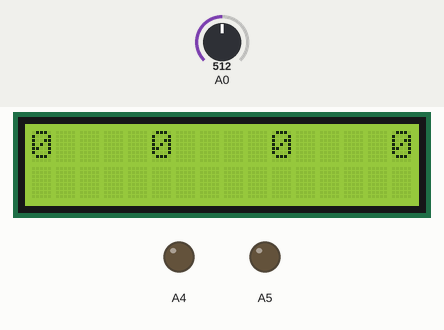
Recording of a sketch running on a simulated Arduino Uno, built with avr-gcc and run on an emulated ATmega328P. Shown: 16×2 character LCD, output pins drawn as LEDs (lit = HIGH). The test bench sets the inputs (shaded band); at power-on: A0 = 512.

Above: at 1.2 s.
1.3 s: A0 set to 190
At 3.7 s:
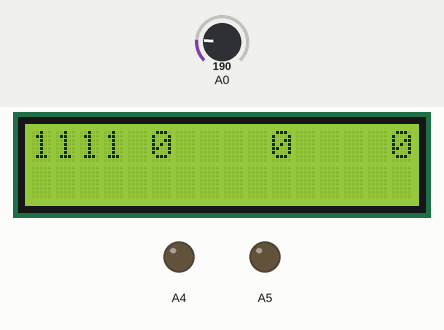
3.8 s: A0 set to 54
At 5.4 s:
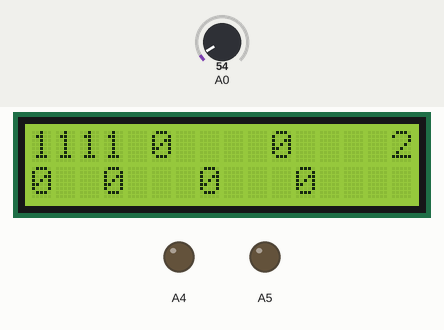
5.5 s: A0 set to 716
At 6.7 s:
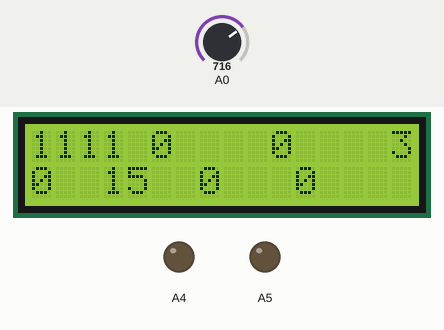
Timing chart, 0 to 8.5 s (numbered marks = the images above; inputs shaded):
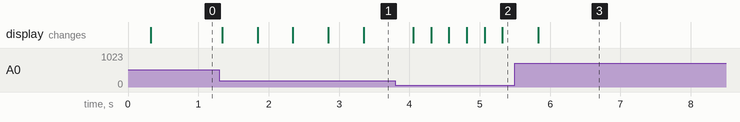

Measured:
- after the input at 1.3 s, the display: first changes at once (image 1 shows a later state)
- after the input at 3.8 s, the display: first changes after 0.25 s (image 2 shows a later state)

The sketch:

prismKernel.ino
```cpp
#include <LiquidCrystal.h>
#include <math.h>

LiquidCrystal lcd(8, 9, 4, 5, 6, 7);

/*const int rs = 12, en = 11, d4 = 5, d5 = 4, d6 = 3, d7 = 2;
LiquidCrystal lcd(rs, en, d4, d5, d6, d7);*/

char aff[4][3] = {"INS", "PA1", "PA2", "PIN"};

//--------------------------------------------------------------

static int number_of_digit(int __template__){

  int iterator = 1;

  while(__template__ > 1){
    __template__ = __template__ / 10;
    iterator++;
  }

  return (iterator);

}


static int power(int a, int b){

  int summ = 1;

  for (int i = 0; i < b; i++){
    summ *= a;
  }

  return (summ);

}

int bit_to_dec(int binary){

  int __int__ = 0;
  float __t_number = 0;
  int __int_t__ = 0;
  int auxiliary_number = 0;
  int tmp = 0;
  __t_number = binary;
  for (int i = 0; i < number_of_digit(binary); i++){
    __t_number /= 10;

    auxiliary_number = (int)__t_number;

    printf("%f - %d = %f --> *10 = %f\n", __t_number, auxiliary_number, (__t_number - auxiliary_number), (__t_number - auxiliary_number)*10);

    tmp = (__t_number - auxiliary_number)*10 + 0.1;

    if(tmp < 0.6){
      __int__ = 0;
    }else{
      __int__ = 1;
    }


    printf("i - %d\n", __int__);

    __int_t__ = __int_t__ + (__int__ *  (power(2, i)));

    printf("(%d * 2 ^ %d = %d)\n", __int__, i, (__int__ * (power(2, i))));

    __t_number = auxiliary_number;

  }

  return (__int_t__);

}


//------------------------------------------------------------------


//-------Screen and logiciel manipulation
int a0(void){ // keypad
  int x;
  x = analogRead(0);
  lcd.setCursor(10, 1);
  if (x < 60) {
    return (1); // right
  } else if (x < 200) {
    return (2); // up
  } else if (x < 400) {
    return (3); // down
  } else if (x < 600) {
    return (4); //left
  } else if (x < 800) {
    return (5); //select
  } else {
    return (6);
  }
}
void arcangel(){ // display

}
void angel(){

}

void setup() {
  lcd.cursor();
  pinMode(A1, INPUT);
  pinMode(A2, INPUT);
  pinMode(A3, INPUT);
  pinMode(A4, OUTPUT);
  pinMode(A5, OUTPUT);

  Serial.begin(9600);
  lcd.begin(16, 2);
  lcd.clear();

  lcd.setCursor(0, 0);


  lcd.clear();


}

int it = 0;

int ins = 0;
int pa1 = 0;
int pa2 = 0;
int id = 0;

int ins_digit = 0;
int pa1_digit = 0;
int pa2_digit = 0;

int RAM[64];
int ITM[64][3];

int ITM_ID = 0;
int tmp_itm = 0;

void loop() {

  lcd.setCursor(8, 1);

  if(a0() == 1){
    delay(250);
    if(it != 3){

      it++;
    }else{

      it = 0;
    }

  }

  if(a0() == 5){ // select W_MODE
    delay(250);

    ITM[ITM_ID][0] = ins;
    ITM[ITM_ID][1] = pa1;
    ITM[ITM_ID][2] = pa2;

    ITM_ID++;

    lcd.clear();

  }

  if(it == 0){

    if(a0() == 4){ // clear the section
      delay(250);
      ins = 0b0000;
      ins_digit = 0;
      lcd.clear();
    }

    if(a0() == 2 && ins_digit < 4){ // 1
      ins = ins * 10 + 1;
      delay(500);
      ins_digit++;
    } else if(a0() == 3 && ins_digit < 4){ // 0
      ins = ins * 10;
      delay(500);
      ins_digit++;

    }


  }
  else if(it == 1){


    if(a0() == 4){ // clear the section
        delay(250);
        pa1 = 0b0000;
        pa1_digit = 0;
        lcd.clear();
      }

      if(a0() == 2 && pa1_digit < 4){ // 1
        pa1 = pa1 * 10 + 1;
        delay(500);
        pa1_digit++;
      } else if(a0() == 3 && pa1_digit < 4){ // 0
        pa1 = pa1 * 10;
        delay(500);
        pa1_digit++;

      }

  }
  else if(it == 2){


    if(a0() == 4){ // clear the section
      delay(250);
      pa2 = 0b0000;
      pa2_digit = 0;
      lcd.clear();
    }

    if(a0() == 2 && pa2_digit < 4){ // 1
      pa2 = pa2 * 10 + 1;
      delay(500);
      pa2_digit++;
    } else if(a0() == 3 && pa2_digit < 4){ // 0
      pa2 = pa2 * 10;
      delay(500);
      pa2_digit++;

    }


  }else if(it == 3){ // execute

    if(a0() == 4){ // clear the section
      delay(250);

      lcd.clear();
    }

    if(a0() == 2 && tmp_itm < 64){ // up
      tmp_itm++;
      delay(500);
      lcd.clear();

    } else if(a0() == 3 && tmp_itm > 0){ // down
      tmp_itm--;
      delay(500);
      lcd.clear();
    }

    lcd.setCursor(0, 1);
    lcd.print(tmp_itm);

    lcd.setCursor(3, 1);
    lcd.print(bit_to_dec(ITM[tmp_itm][0]));

    lcd.setCursor(7, 1);
    lcd.print(bit_to_dec(ITM[tmp_itm][1]));

    lcd.setCursor(11, 1);
    lcd.print(bit_to_dec(ITM[tmp_itm][2]));

  }

  lcd.setCursor(0, 0);
  lcd.print(ins);

  lcd.setCursor(5, 0);
  lcd.print(pa1);

  lcd.setCursor(10, 0);
  lcd.print(pa2);

  lcd.setCursor(15, 0);
  lcd.print(it);

}
```
